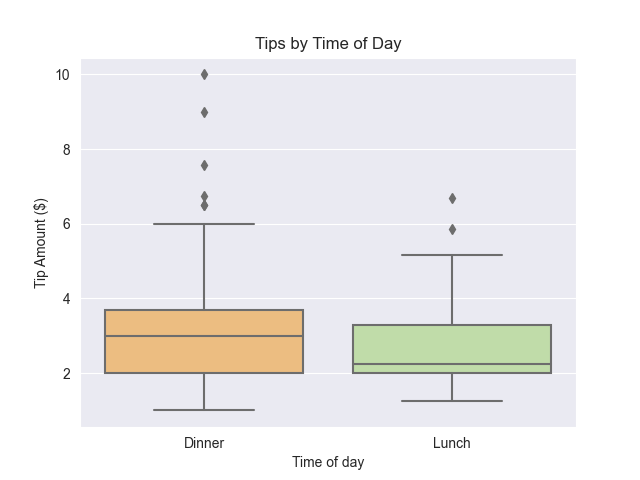

Source code (Python):
#import the modules
import seaborn as sns
import matplotlib.pyplot as plt
#this is for the read_excel method
import pandas as pd

# Import the sample data from excel
tips = pd.read_excel("tips_dataset.xlsx")

#make it look nice
sns.set_style("darkgrid")

# Create a box plot using Seaborn
sns.boxplot(data=tips, x="time", y="tip", palette="Spectral")

# Add labels and title
plt.xlabel("Time of day")
plt.ylabel("Tip Amount ($)")
plt.title("Tips by Time of Day")

# Show the plot
plt.show()
